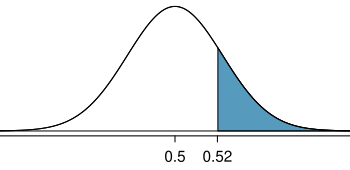

Write the R code that produced this figure.
require(openintro)
data(COL)

myPDF('pValueForCampaignManagerClaimOfMoreThan50PercentSupport.pdf', 3.5, 1.7, mar=c(1.7,0,0.1,0), mgp=c(3,0.5,0))
X <- seq(-4,4,0.01)
Y <- dnorm(X)
plot(X, Y, type='l', axes=F, xlim=c(-3.4,3.4))
axis(1, at=c(-5, 0, 0.89, 5), label=expression(0, 0.50, 0.52, 0), cex.axis=0.9)
these <- which((X >= 0.89))
polygon(c(X[these[1]], X[these],X[rev(these)[1]]), c(0,Y[these],0), col=COL[1], border=COL[5])

lines(X, Y)
abline(h=0)


dev.off()
